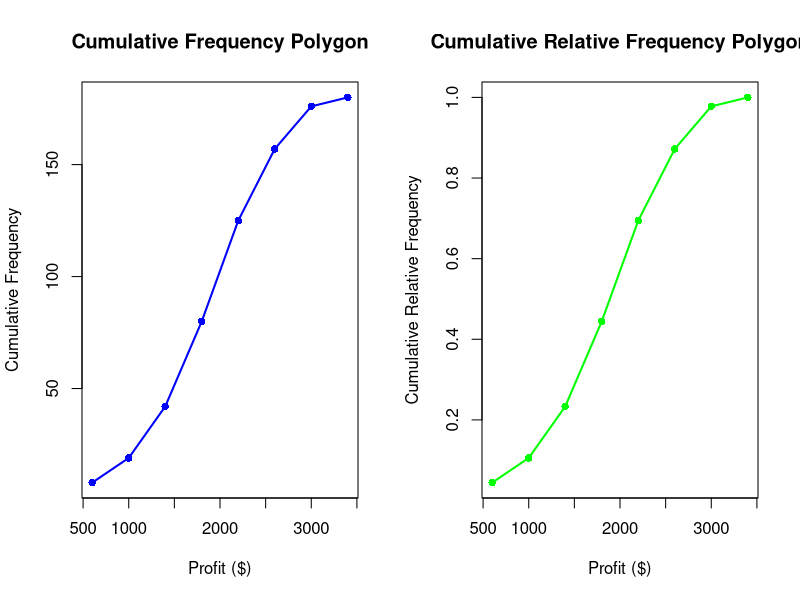

Write the R code that produced this figure.
#Page No.38
profit_intervals <- c("200-600", "600-1000", "1000-1400", "1400-1800", 
                      "1800-2200", "2200-2600", "2600-3000", "3000-3400")
frequencies <- c(8, 11, 23, 38, 45, 32, 19, 4)
upper_limits <- c(600, 1000, 1400, 1800, 2200, 2600, 3000, 3400)

cum_freq <- cumsum(frequencies)
total <- sum(frequencies)
cum_rel_freq <- cum_freq / total

table1 <- data.frame(
  Profit = paste0("< $", upper_limits),
  Cumulative_Frequency = cum_freq,
  Found_by = sapply(1:length(frequencies), function(i) paste(frequencies[1:i], collapse = " + "))
)

cat("Table 1: Cumulative Frequency Table\n")
print(table1)

table2 <- data.frame(
  Profit = paste0("< $", upper_limits),
  Cumulative_Frequency = cum_freq,
  Cumulative_Relative_Frequency = round(cum_rel_freq, 4),
  Percentage = paste0(round(cum_rel_freq * 100, 1), "%")
)

cat("\nTable 2: Cumulative Relative Frequency Table\n")
print(table2)

par(mfrow = c(1, 2))
plot(upper_limits, cum_freq, type = "o", col = "blue", xlab = "Profit ($)", 
     ylab = "Cumulative Frequency", main = "Cumulative Frequency Polygon", pch = 16, lwd = 2)

plot(upper_limits, cum_rel_freq, type = "o", col = "green", xlab = "Profit ($)", 
     ylab = "Cumulative Relative Frequency", main = "Cumulative Relative Frequency Polygon", pch = 16, lwd = 2)

profit_60th <- 1600
profit_75_percentile <- 2300

cat("\nProfit earned on 60 vehicles is less than $", profit_60th, "\n")
cat("75% of vehicles earned a profit of less than $", profit_75_percentile, "\n")
